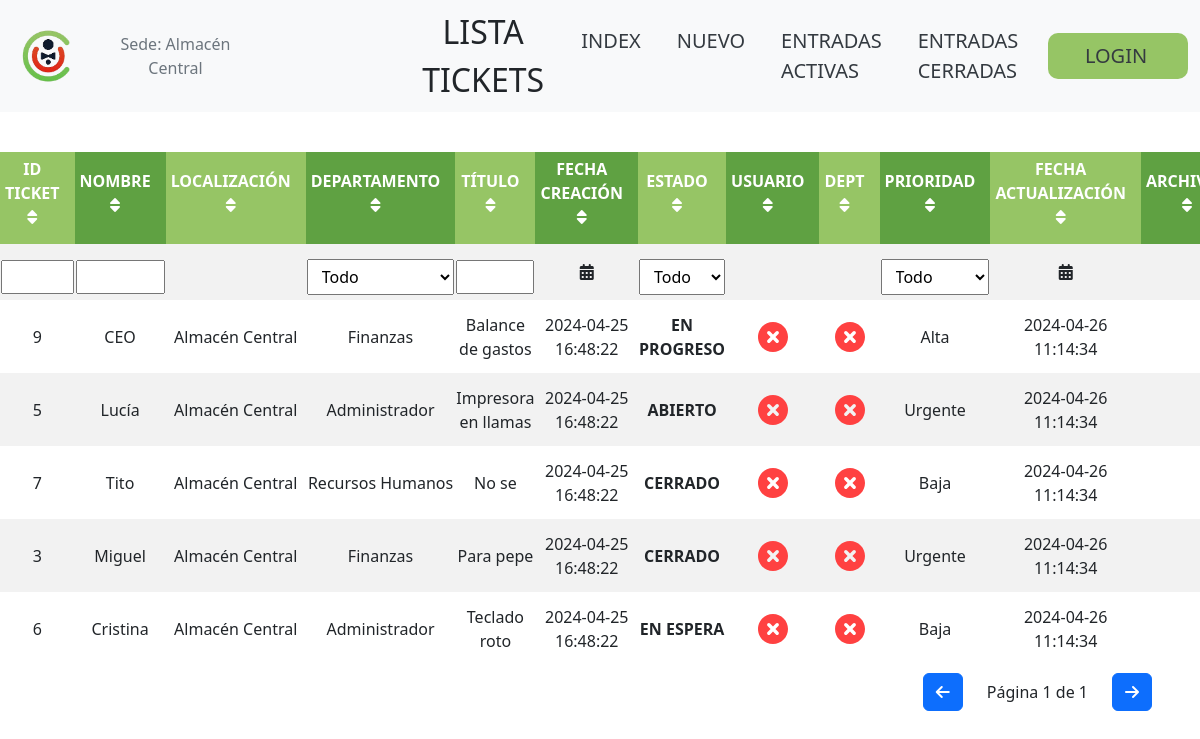
/ticket_table.php, run on the app's committed database.
### tables this page shows
CREATE TABLE tickets (
    id_ticket INT AUTO_INCREMENT PRIMARY KEY,
    id_departamento INT NOT NULL,
    titulo varchar(32) NOT NULL,
    nombre varchar(32) NOT NULL,
    localizacion varchar(32) NOT NULL,
    prioridad varchar(32) NOT NULL,
    descripcion varchar(256),
    categoria varchar(32) NOT NULL,
    estado varchar(32) NOT NULL,
    check_usuario tinyint(1) NOT NULL,
    check_dept tinyint(1) NOT NULL,
    fecha_creacion DATETIME NOT NULL,
    fecha_actualizacion DATETIME NOT NULL,
    oculto tinyint(1) NOT NULL DEFAULT 0,
    leido_localizacion tinyint(1) NOT NULL DEFAULT 0,
    leido_departamento tinyint(1) NOT NULL DEFAULT 0,
    CONSTRAINT fk_id_departamento FOREIGN KEY (id_departamento) REFERENCES departamentos(id_departamento) ON DELETE CASCADE
);

CREATE TABLE departamentos (
    id_departamento INT AUTO_INCREMENT PRIMARY KEY,
    nombre_departamento varchar(32) NOT NULL
);

### includes/numTienda.php (called while the page is built, shortened)
<?php
if (!function_exists('getRealIP')) {
    function getRealIP()
    {
        return $_SERVER['REMOTE_ADDR'];
    }
}
function posicion($direccion)
{
    if (substr($direccion, 0, 8) == '192.168.') {
        $lugar = substr($direccion, 8);
        $pos = strpos($lugar, '.');
        $lugar = substr($lugar, 0, $pos);
        return $lugar;
    } else {
        return false;
    }
}
$ip = getRealIP();
$sede = [
    '0' => 'Almacén Central',
    '1' => 'T02 - Las Palmas',
    '2' => 'T03 - S. Fernando',
    '3' => 'T04 - S/C Tenerife',
    '4' => 'T05 - Americas',
    '5' => 'T06 - Pto. Rosario',
    '6' => 'T07 - Pto. Cruz',
    '7' => 'T08 - Lanzarote',
    '8' => 'T12 - Cristianos',
    '9' => 'T09 - La Laguna',
    '10' => 'T14 - Morro Jable',
    '12' => 'T17 - Galdar',
    '13' => 'T51 - M. Larache',
    '14' => 'T13 - Vecindario',
    '15' => 'T52 - LEOS',
    '16' => 'T56 - Travieso',
    '17' => 'T57 - Telde',
    '18' => 'T18 - La Palma',
    '20' => 'T15 - Arguineguín',
    '21' => 'T16 - Jinamar'
];
$n = posicion($ip);
?>

### includes/tickets.php (the view, shortened to what this page needs)
<?php
$result = $conn->query($sql);
if ($result->num_rows > 0) {
    echo "<div class='table-responsive'>";
    echo "<table id='myTable'>";
    echo "<thead>";
    echo "<tr>";
    echo "<th class='sort-by'>
            <a href='#' data-column='0' class='hover-me'>ID Ticket <i class='fas fa-sort'></i></a>
            <div class='tooltip'>Ordenar por ID Ticket</div>
          </th>";
    echo "<th class='sort-by'>
            <a href='#' data-column='1' class='hover-me'>Nombre <i class='fas fa-sort'></i></a>
            <div class='tooltip'>Ordenar por Nombre</div>
          </th>";
    echo "<th class='sort-by'>
            <a href='#' data-column='2' class='hover-me'>Localización <i class='fas fa-sort'></i></a>
            <div class='tooltip'>Ordenar por Localización</div>
          </th>";
    echo "<th class='sort-by'>
            <a href='#' data-column='3' class='hover-me'>Departamento <i class='fas fa-sort'></i></a>
            <div class='tooltip'>Ordenar por Departamento</div>
          </th>";
    echo "<th class='sort-by'>
            <a href='#' data-column='4' class='hover-me'>Título <i class='fas fa-sort'></i></a>
            <div class='tooltip'>Ordenar por Título</div>
          </th>";
    echo "<th class='sort-by'>
            <a href='#' data-column='5' class='hover-me'>Fecha Creación <i class='fas fa-sort'></i></a>
            <div class='tooltip'>Ordenar por Fecha Creación</div>
          </th>";
    echo "<th class='sort-by'>
            <a href='#' data-column='6' class='hover-me'>Estado <i class='fas fa-sort'></i></a>
            <div class='tooltip'>Ordenar por Estado</div>
          </th>";
    echo "<th class='sort-by'>
            <a href='#' data-column='7'>Usuario <i class='fas fa-sort'></i></a>
          </th>";
    echo "<th class='sort-by'>
            <a href='#' data-column='8'>Dept <i class='fas fa-sort'></i></a>
          </th>";
    echo "<th class='sort-by'>
            <a href='#' data-column='9' class='hover-me'>Prioridad <i class='fas fa-sort'></i></a>
            <div class='tooltip'>Ordenar por Prioridad</div>
          </th>";
    echo "<th class='sort-by'>
            <a href='#' data-column='10' class='hover-me'>Fecha Actualización <i class='fas fa-sort'></i></a>
            <div class='tooltip'>Ordenar por Fecha Actualización</div>
          </th>";
    echo "<th class='sort-by'>
            <a href='#' data-column='11'>Archivos <i class='fas fa-sort'></i></a>
          </th>";
    echo "</tr>";
    echo "<tr>";
    echo "<td><input type='text' class='filter-input' data-column='0'></td>";
    echo "<td><input type='text' class='filter-input' data-column='1'></td>";
    if (isset($_SESSION['loggedin'])) {
        echo "<td><select class='filter-select' data-column='2'>
                <option value=''>Todo</option>
                <option value='Almacén Central'>Almacén Central</option>
                <option value='Las Palmas'>Las Palmas</option>
                <option value='S. Fernando'>S. Fernando</option>
                <option value='S/C Tenerife'>S/C Tenerife</option>
                <option value='Americas'>Americas</option>
                <option value='Pto. Rosario'>Pto. Rosario</option>
                <option value='Pto. Cruz'>Pto. Cruz</option>
                <option value='Lanzarote'>Lanzarote</option>
                <option value='Cristianos'>Cristianos</option>
                <option value='La Laguna'>La Laguna</option>
                <option value='Morro Jable'>Morro Jable</option>
                <option value='Galdar'>Galdar</option>
                <option value='M. Larache'>M. Larache</option>
                <option value='Vecindario'>Vecindario</option>
                <option value='LEOS'>LEOS</option>
                <option value='Travieso'>Travieso</option>
                <option value='Telde'>Telde</option>
                <option value='La Palma'>La Palma</option>
                <option value='Arguineguín'>Arguineguín</option>
                <option value='Jinamar'>Jinamar</option>
                </select></td>";
    } else {
        echo "<td></td>";
    }
    if (isset($_SESSION['loggedin'])) {
        echo "<td></td>";
    } else {
        echo "<td><select class='filter-select' data-column='3'>";
        echo "<option value=''>Todo</option>";
        echo "</select></td>";
    }
    echo "<td><input type='text' class='filter-input' data-column='4'></td>";
    echo '<td>';
    echo '<div class="date-inputs-container">';
    echo '<i class="fas fa-calendar-alt date-filter-icon" onclick="toggleDateInputs(this)"></i>';
    echo '</div>';
    echo '</td>';
    echo "<td><select class='filter-select' data-column='6'>
                  <option value=''>Todo</option>
                  <option value='Abierto'>Abierto</option>
                  <option value='En Progreso'>En Progreso</option>
                  <option value='En Espera'>En Espera</option>
              </select></td>";
    echo "<td></td>";
    echo "<td></td>";
    echo "<td><select class='filter-select' data-column='9'>
                  <option value=''>Todo</option>
                  <option value='Nuevo'>Nuevo</option>
                  <option value='Urgente'>Urgente</option>
                  <option value='Alta'>Alta</option>
                  <option value='Media'>Media</option>
                  <option value='Baja'>Baja</option>
              </select></td>";
    echo "<td>";
    echo '<div class="date-inputs-container">';
    echo '<i class="fas fa-calendar-alt date-filter-icon" onclick="toggleDateInputsLastUpdated(this)"></i>';
    echo '</div>';
    echo '</td>';
    echo "<td></td>";
    echo "</tr>";
    echo "</thead>";
    echo "<tbody>";
    while ($row = $result->fetch_assoc()) {
        echo "<tr>";
        echo "<td class='incident-id' data-column='0'>" . $row["id_ticket"] . "</td>";
        echo "<td data-column='1'>" . $row["nombre"] . "</td>";
        echo "<td data-column='2'>" . $row["localizacion"] . "</td>";
        echo "<td data-column='3'>" . $row["nombre_departamento"] . "</td>";
        echo "<td data-column='4'>" . $row["titulo"] . "</td>";
        echo "<td data-column='5'>" . $row["fecha_creacion"] . "</td>";
        echo "<td class='Status' data-column='6'>" . $row["estado"] . "</td>";
        echo "<td data-column='7'>";
        if ($row["check_usuario"] == 0) {
            echo "<img src='assets/red-x-icon.svg' alt='file icon' class='hover-me statusIcons'>
            <div class='tooltip'>Usuario marcado como sin resolver</div>";
        } else {
            echo "<img src='assets/done-icon.svg' alt='file icon' class='hover-me statusIcons'>
            <div class='tooltip'>Usuario marcado como solucionado</div>";
        }
        echo "</td>";
        echo "<td data-column='8'>";
        if ($row["check_dept"] == 0) {
            echo "<img src='assets/red-x-icon.svg' alt='file icon' class='hover-me statusIcons'>
            <div class='tooltip'>Departamento marcado como sin resolver</div>";
        } else {
            echo "<img src='assets/done-icon.svg' alt='file icon' class='hover-me statusIcons'>
            <div class='tooltip'>Departamento marcado como resuelto</div>";
        }
        echo "</td>";
        echo "<td data-column='9'>" . $row["prioridad"] . "</td>";
        echo "<td class='Last_Updated' data-column='10'>" . $row["fecha_actualizacion"] . "</td>";
        echo "<td data-column='11'>";
        echo "</td>";
        echo "</tr>";
    }
} else {
    echo "<tr><td colspan='11'>No se han encontrado tickets.</td></tr>";
}
echo "</tbody>";
echo "</table>";
echo "</div>";
echo "<div class='pagination d-flex justify-content-end align-items-center px-5 py-2'>";
echo "<button id='prevPageBtn' class='btn btn-primary me-3'><i class='fa-solid fa-arrow-left'></i></button>";
echo "<span class='pt-0 px-2'>Página <span id='currentPage'></span> de <span id='totalPages'></span></span>";
echo "<button id='nextPageBtn' class='btn btn-primary ms-3'><i class='fa-solid fa-arrow-right'></i></button>";
echo "</div>";
?>

### data on the page
tickets: id_ticket "9", nombre "CEO", localizacion "Almacén Central", id_departamento.nombre_departamento "Finanzas", titulo "Balance de gastos", fecha_creacion "2024-04-25 16:48:22", estado "EN PROGRESO", check_usuario 0 (drawn), check_dept 0 (drawn), prioridad "Alta", fecha_actualizacion "2024-04-26 11:14:34"
tickets: id_ticket "5", nombre "Lucía", localizacion "Almacén Central", id_departamento.nombre_departamento "Administrador", titulo "Impresora en llamas", fecha_creacion "2024-04-25 16:48:22", estado "ABIERTO", check_usuario 0 (drawn), check_dept 0 (drawn), prioridad "Urgente", fecha_actualizacion "2024-04-26 11:14:34"
tickets: id_ticket "7", nombre "Tito", localizacion "Almacén Central", id_departamento.nombre_departamento "Recursos Humanos", titulo "No se", fecha_creacion "2024-04-25 16:48:22", estado "CERRADO", check_usuario 0 (drawn), check_dept 0 (drawn), prioridad "Baja", fecha_actualizacion "2024-04-26 11:14:34"
tickets: id_ticket "3", nombre "Miguel", localizacion "Almacén Central", id_departamento.nombre_departamento "Finanzas", titulo "Para pepe", fecha_creacion "2024-04-25 16:48:22", estado "CERRADO", check_usuario 0 (drawn), check_dept 0 (drawn), prioridad "Urgente", fecha_actualizacion "2024-04-26 11:14:34"
tickets: id_ticket "6", nombre "Cristina", localizacion "Almacén Central", id_departamento.nombre_departamento "Administrador", titulo "Teclado roto", fecha_creacion "2024-04-25 16:48:22", estado "EN ESPERA", check_usuario 0 (drawn), check_dept 0 (drawn), prioridad "Baja", fecha_actualizacion "2024-04-26 11:14:34"

### other printed values
$nombre "Almacén Central"
$pageTitle "LISTA TICKETS"
